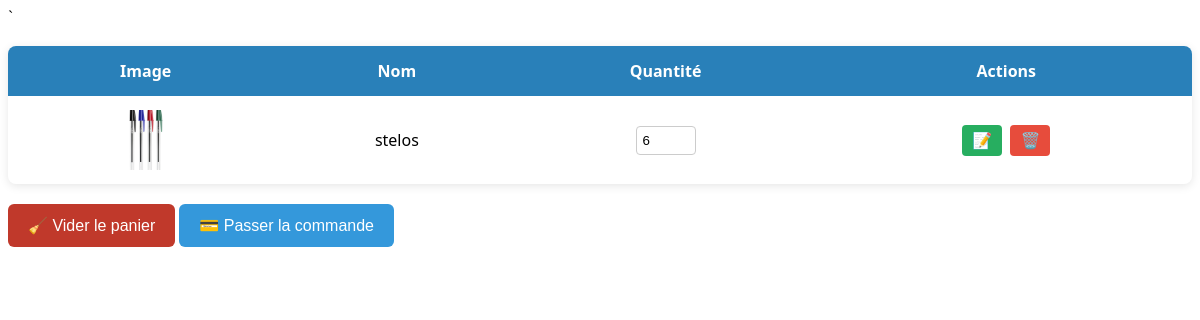
The app's page /php/load_cart.php (signed in) with its own data.
### tables this page shows
CREATE TABLE IF NOT EXISTS `cart` (
  `id` int NOT NULL AUTO_INCREMENT,
  `user_id` int NOT NULL,
  `product_id` int NOT NULL,
  `name` varchar(100) NOT NULL,
  `image` varchar(100) NOT NULL,
  `quantity` int NOT NULL,
  `status` varchar(20) DEFAULT 'pending',
  `date_commande` date NOT NULL,
  `created_at` timestamp NULL DEFAULT CURRENT_TIMESTAMP,
  PRIMARY KEY (`id`)
);

### php/load_cart.php (the view, shortened to what this page needs)
<?php
include 'config.php';
$user_id = $_SESSION['user_id'];
$cart_items = mysqli_query($conn, "SELECT * FROM cart WHERE user_id = $user_id AND (status = 'en attente' OR status IS NULL OR status = '')");
?>
<table class="cart-table">
    <thead>
        <tr>
            <th>Image</th>
            <th>Nom</th>
            <th>Quantité</th>
            <th>Actions</th>
        </tr>
    </thead>
    <tbody>
    <?php while ($item = mysqli_fetch_assoc($cart_items)) : ?>
        <tr data-id="<?= $item['id'] ?>">
            <td><img src="<?= htmlspecialchars($item['image']) ?>" style="width: 60px;"></td>
            <td><?= htmlspecialchars($item['name']) ?></td>
            <td>
                <input
                    type="number"
                    min="1"
                    value="<?= $item['quantity'] ?>"
                    class="update-quantity"
                    data-id="<?= $item['id'] ?>"
                    style="width: 60px;"
                >
            </td>
            <td>
                <button class="update-btn" data-id="<?= $item['id'] ?>">📝</button>
                <button class="delete-btn" data-id="<?= $item['id'] ?>">🗑️</button>
            </td>
        </tr>
    <?php endwhile; ?>
    </tbody>
</table>
<button id="clear-cart" class="clear-cart-btn">🧹 Vider le panier</button>
<button id="place-order" class="place-order-btn">💳 Passer la commande</button>

### php/load_cart.php (style rules this page uses)
.cart-table { width: 100%; border-collapse: collapse; margin-top: 20px; font-family: 'Segoe UI', sans-serif; box-shadow: 0 2px 10px rgba(0,0,0,0.1); border-radius: 8px; overflow: hidden; }
.cart-table thead { background-color: #2980b9; color: white; }
.cart-table th, .cart-table td { padding: 14px 16px; text-align: center; }
.cart-table img { border-radius: 6px; width: 60px; height: 60px; object-fit: cover; }
.update-quantity { padding: 6px; width: 60px; border: 1px solid #ccc; border-radius: 4px; }
.update-btn, .delete-btn { padding: 6px 10px; margin: 2px; border: none; border-radius: 4px; cursor: pointer; font-size: 16px; }
.update-btn { background-color: #27ae60; color: white; }
.delete-btn { background-color: #e74c3c; color: white; }
.clear-cart-btn { margin-top: 20px; background-color: #c0392b; color: white; padding: 12px 20px; font-size: 16px; border: none; border-radius: 6px; cursor: pointer; transition: background-color 0.3s ease; }
.place-order-btn { margin-top: 20px; background-color: #3498db; color: white; padding: 12px 20px; font-size: 16px; border: none; border-radius: 6px; cursor: pointer; transition: background-color 0.3s ease; }

### records on screen
cart: image (picture), name "stelos", quantity "6"
